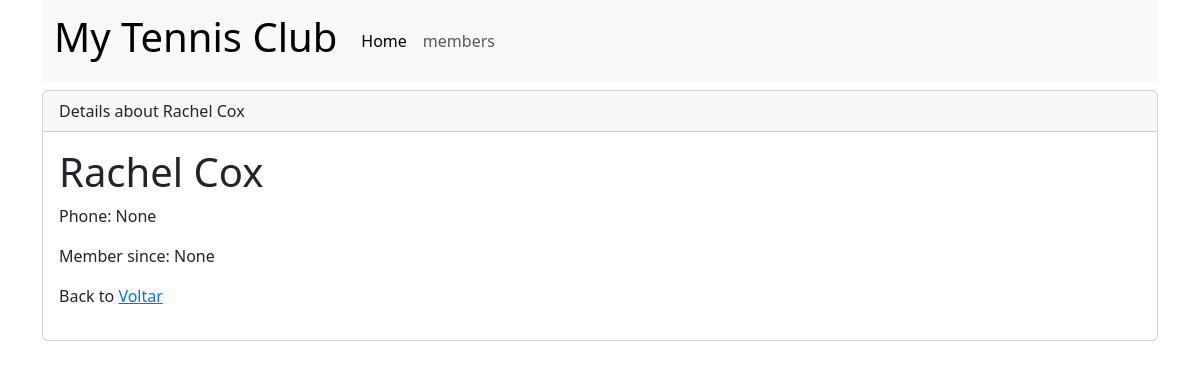
/members/details/5, run on the app's committed database.
### members/models.py (models this page shows, shortened)
class Member(models.Model):
    firstname = models.CharField(max_length=255)
    lastname = models.CharField(max_length=255)
    phone = models.IntegerField(null=True)
    joined_date = models.DateField(null=True)

### members/views.py (the view)
# urls.py: path('members/details/<int:id>', views.details, name='details'),
def details(request, id):
    mymember = Member.objects.get(id=id)
    template = loader.get_template('details.html')
    context = {
        'mymember': mymember
    }
    return HttpResponse(template.render(context, request))

### members/templates/details.html (shortened to what this page needs)
{% extends "master.html" %}
{% block content %}
<div class="card mt-2">
    <div class="card-header">
        Details about {{ mymember.firstname}} {{ mymember.lastname}}
    </div>
    <div class="card-body">
        <h1>{{mymember.firstname}} {{mymember.lastname}}</h1>
        <p>Phone: {{mymember.phone}}</p>
        <p>Member since: {{mymember.joined_date}}</p>
        <p>Back to <a href="/members">Voltar</a></p>
    </div>
</div>
{% endblock %}>

### data on the page
Member: firstname "Rachel", lastname "Cox", phone "None", joined_date "None"
